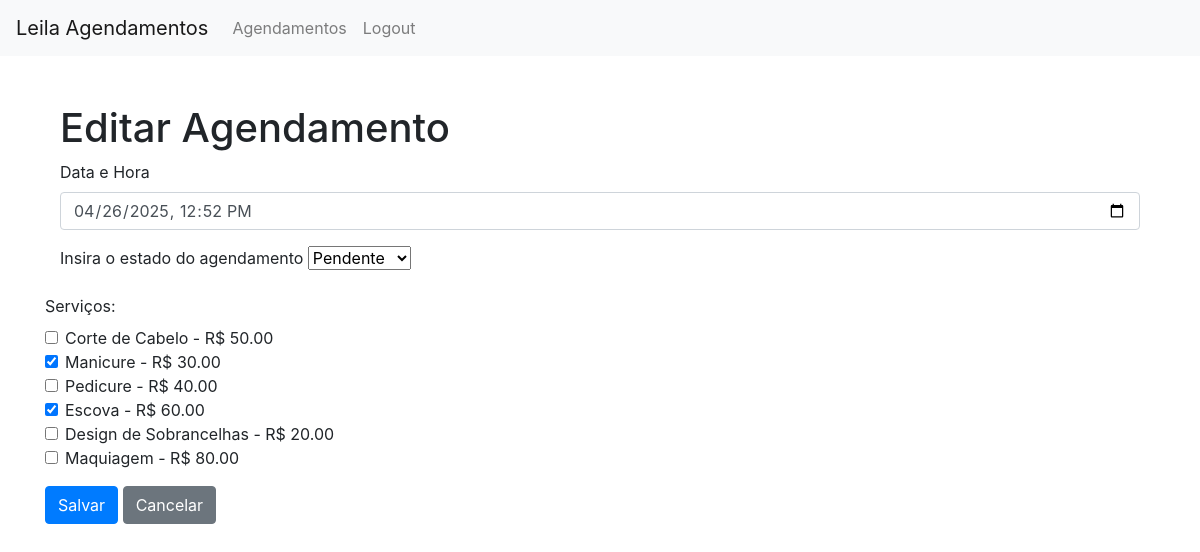
Screenshot of /editarAgendamento/2 (signed in) with the database file from the repository.
### models.py (models this page shows)
class Agendamentos(db.Model):
    __tablename__ = 'agendamentos'
    id = db.Column(db.Integer, primary_key=True)
    clienteId = db.Column(db.Integer, db.ForeignKey('cliente.id'), nullable=False)
    data = db.Column(db.DateTime, nullable=False)
    estado = db.Column(db.Enum(Estado), default=Estado.pendente, nullable=False)
    cliente = db.relationship('Cliente', backref='agendamentos')
    is_confirmed = db.Column(db.Boolean, default=False)

class Servico(db.Model):
    id = db.Column(db.Integer, primary_key=True)
    nome = db.Column(db.String(100), nullable=False)
    preco = db.Column(db.Float, nullable=False)
    descricao = db.Column(db.Text)

### app.py (the view, shortened to what this page needs)
@app.route('/editarAgendamento/<int:id>', methods=['GET', 'POST'])
@login_required
def editarAgendamento(id):
    agendamento = Agendamentos.query.get_or_404(id) # recebe o id
    todosServicos = Servico.query.all()  # Todos os serviços disponíveis
    dataAgendado = agendamento.data
    dataHoje = datetime.now()
    distancia = (dataAgendado - dataHoje).days
    if abs(distancia) < 2: # se o agendamento for em até dois dias, editarAgendamento não abre
        return "Infelizmente, edições só podem ser feitas até dois dias antes do agendamento. Ligue para a Leila em 55555555 para alterações."
    servicos = Servico.query.all()
    return render_template('editarAgendamento.html', agendamento=agendamento, servicos=servicos, estados=Estado, todos_servicos=todosServicos)

### app.py (called while the page is built)
@lm.user_loader # decorador para carregar user
def load_user(id): # pega o id para carregar user
    cliente = db.session.query(Cliente).filter_by(id=id).first()
    return cliente

### templates/editarAgendamento.html (shortened to what this page needs)
{% extends 'header.html' %}
{% block content %}
<div class="container mt-5">
    <h1>Editar Agendamento</h1>
    <form method="POST">
        <div class="form-group">
            <label for="dataHora">Data e Hora</label>
            <input type="datetime-local" class="form-control" id="dataHora" name="dataHora" value="{{ agendamento .data.strftime('%Y-%m-%dT%H:%M') }}" required>
        </div>
        <div class="form-group">
            <label for="estado">Insira o estado do agendamento</label>
            <select class="form-select" id="estado" name="estado">
                {% for estado in estados %}
                    <option
                        value="{{ estado.name }}"
                        {% if estado == agendamento.estado %}selected{% endif %}
                    >
                        {{ estado.value | capitalize }}
                    </option>
                {% endfor %}
            </select>
        </div>
        </div>
        <div class="form-group">
            <label class="form-label">Serviços:</label>
        {% for servico in todos_servicos %}
            <div class="form-check">
                <input
                    class="form-check-input"
                    type="checkbox"
                    name="servicos"
                    value="{{ servico.id }}"
                    id="servico{{ servico.id }}"
                    {% if servico in agendamento.servicos %}checked{% endif %}
                    >
                <label class="form-check-label" for="servico{{ servico.id }}">
                    {{ servico.nome }} - R$ {{ "%.2f"|format(servico.preco) }}
                </label>
            </div>
        {% endfor %}
    </div>
            <button type="submit" class="btn btn-primary">Salvar</button>
        <a href="{{ url_for('home') }}" class="btn btn-secondary">Cancelar</a>
</div>
{% endblock %}

### rows the page displays
Agendamentos: dataHora "04/26/2025 12:52", estado "Pendente"
Servico: nome "Corte de Cabelo", preco "50.00"
Servico: nome "Manicure", preco "30.00"
Servico: nome "Pedicure", preco "40.00"
Servico: nome "Escova", preco "60.00"
Servico: nome "Design de Sobrancelhas", preco "20.00"
Servico: nome "Maquiagem", preco "80.00"
